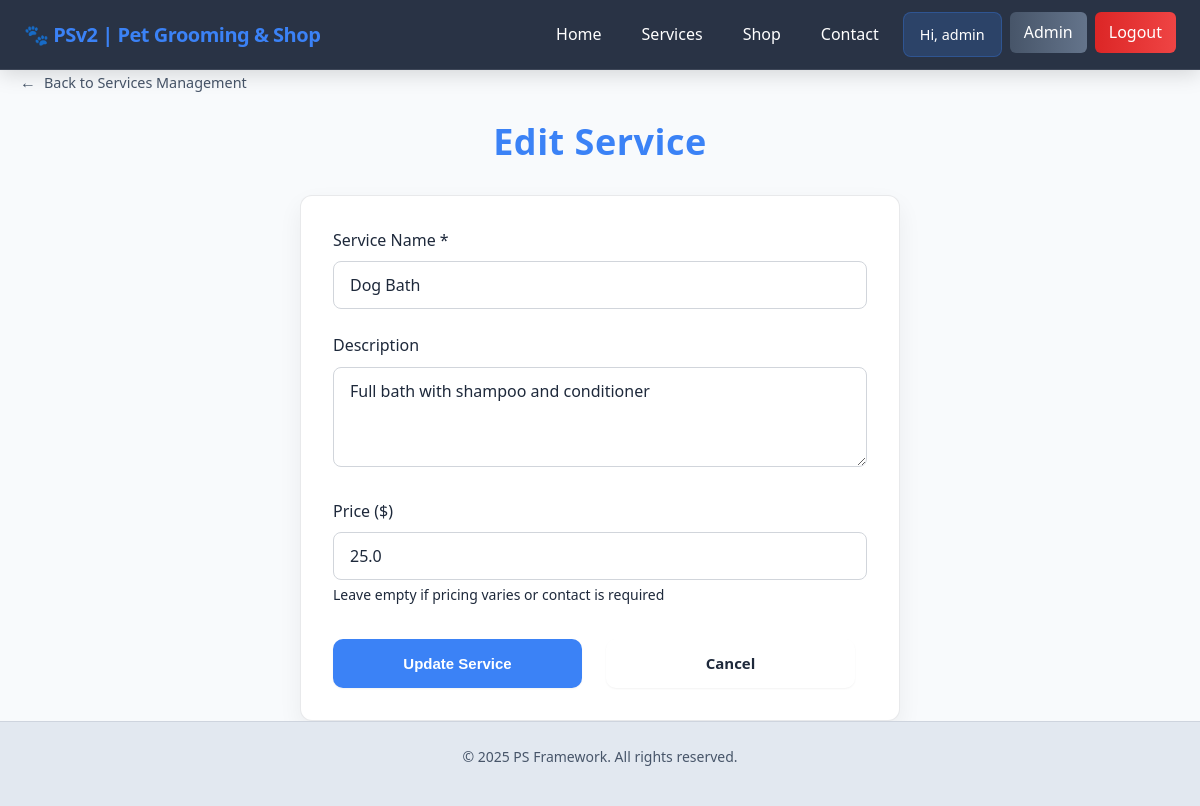
Page /admin/services/edit/5 (signed in) on the committed database.
### app/models.py (models this page shows, shortened)
class User(UserMixin, db.Model):
    id = db.Column(db.Integer, primary_key=True)
    username = db.Column(db.String(80), unique=True, nullable=False)
    password = db.Column(db.String(200), nullable=False)
    role = db.Column(db.String(20), default='customer')
    created_at = db.Column(db.DateTime, default=datetime.utcnow)

class Service(db.Model):
    id = db.Column(db.Integer, primary_key=True)
    name = db.Column(db.String(100), nullable=False)
    description = db.Column(db.Text)
    price = db.Column(db.Float)

### app/routes/admin/services.py (the view)
@admin_services_bp.route('/edit/<int:id>', methods=['GET'])
@admin_required
def edit_service(id):
    service = Service.query.get_or_404(id)
    return render_template('admin/edit_service.html', service=service)

### app/templates/admin/edit_service.html (shortened to what this page needs)
{% extends "base.html" %}
{% block extra_css %}
<link rel="stylesheet" href="{{ url_for('static', filename='css/admin.css') }}">
<link rel="stylesheet" href="{{ url_for('static', filename='css/forms.css') }}">
{% endblock %}
{% block content %}
<a href="/admin/services" class="back-link">Back to Services Management</a>
<div class="page-header">
    <h1 class="page-title">Edit Service</h1>
</div>
<div class="form-container">
    <form method="POST" action="{{ url_for('admin_services.update_service', id=service.id) }}">
        <div class="form-group">
            <label for="name">
                Service Name <span class="required">*</span>
            </label>
            <input
                type="text"
                id="name"
                name="name"
                required
                placeholder="e.g., Dog Grooming, Website Design"
                value="{{ request.form.name if request.form.name else service.name }}"
            >
        </div>
        <div class="form-group">
            <label for="description">
                Description
            </label>
            <textarea
                id="description"
                name="description"
                placeholder="Describe your service offering..."
            >{{ request.form.description if request.form.description else (service.description or '') }}</textarea>
        </div>
        <div class="form-group">
            <label for="price">
                Price ($)
            </label>
            <input
                type="number"
                id="price"
                name="price"
                step="0.01"
                min="0"
                placeholder="0.00"
                value="{{ request.form.price if request.form.price else (service.price or '') }}"
            >
            <small>Leave empty if pricing varies or contact is required</small>
        </div>
        <div class="form-actions">
            <button type="submit" class="btn btn-primary">
                Update Service
            </button>
            <a href="/admin/services" class="btn btn-secondary">
                Cancel
            </a>
        </div>
    </form>
</div>
{% endblock %}

### app/templates/base.html (shortened to what this page needs)
<!DOCTYPE html>
<html lang="en">
<head>
    <link rel="stylesheet" href="{{ url_for('static', filename='css/base.css') }}">
    <link rel="stylesheet" href="{{ url_for('static', filename='css/navbar.css') }}">
    <link rel="stylesheet" href="{{ url_for('static', filename='css/theme.css') }}">
    {% block extra_css %}{% endblock %}
</head>
<body>
    <nav class="navbar">
        <div class="nav-brand">
            <a href="/">🐾 PSv2 | Pet Grooming & Shop</a>
        </div>
        <ul class="nav-links" id="navLinks">
            <li><a href="/" class="{% if request.path == '/' %}active{% endif %}">Home</a></li>
            <li><a href="/services" class="{% if request.path == '/services' %}active{% endif %}">Services</a></li>
            <li><a href="{{ url_for('shop_bp.shop') }}" class="{% if request.path == url_for('shop_bp.shop') %}active{% endif %}">Shop</a></li>
            <li><a href="{{ url_for('contact_bp.contact') }}" class="{% if request.path == url_for('contact_bp.contact') %}active{% endif %}">Contact</a></li>
            {% if current_user.is_authenticated %}
                <li><span class="nav-greeting">Hi, {{ current_user.username }}</span></li>
                {% if current_user.role == 'admin' %}
                    <li><a href="{{ url_for('admin.dashboard') }}" class="admin-link">Admin</a></li>
                {% endif %}
                <li><a href="{{ url_for('auth_bp.logout') }}" class="logout-link">Logout</a></li>
            {% else %}
                <li><a href="{{ url_for('auth_bp.login') }}" class="{% if request.path == url_for('auth_bp.login') %}active{% endif %}">Login</a></li>
                <li><a href="{{ url_for('auth_bp.register') }}" class="{% if request.path == url_for('auth_bp.register') %}active{% endif %}">Register</a></li>
            {% endif %}
        </ul>
    </nav>
    <main class="main">
        <div class="container">
            <div class="page-content">
                {% block content %}{% endblock %}
            </div>
        </div>
    </main>
    <footer class="footer">
        <div class="footer-content">
            <p>&copy; 2025 PS Framework. All rights reserved.</p>
        </div>
    </footer>
</body>
</html>

### app/static/css/base.css (style rules this page uses)
* { margin: 0; padding: 0; box-sizing: border-box; }
:root { --bg-primary: #0f172a; --bg-secondary: #1e293b; --text-primary: #f1f5f9; --text-secondary: #cbd5e1; --text-muted: #9ca3af; --accent: #93c5fd; --accent-hover: #60a5fa; --border: rgba(241, 245, 249, 0.1); --shadow: rgba(0, 0, 0, 0.25); --blur-bg: rgba(30, 41, 59, 0.9); --navbar-bg: rgba(30, 41, 59, 0.95); --brand-primary: #3b82f6; --brand-secondary: #1e40af; --brand-accent: #60a5fa; }
html { scroll-behavior: smooth; }
body { font-family: 'Segoe UI', Tahoma, Geneva, Verdana, sans-serif; background: var(--bg-primary); color: var(--text-primary); line-height: 1.6; min-height: 100vh; display: flex; flex-direction: column; }
h1, h2, h3, h4, h5, h6 { font-weight: 600; line-height: 1.2; margin-bottom: 0.5em; }
p { margin-bottom: 1em; }
a { color: var(--accent); text-decoration: none; transition: color 0.3s ease; }
.container { max-width: 1200px; margin: 0 auto; padding: 0 20px; }
.page-content { animation: fadeIn 0.6s ease-out; }
.btn { display: inline-block; padding: 12px 24px; font-weight: 500; text-align: center; border: none; border-radius: 8px; cursor: pointer; transition: all 0.3s ease; text-decoration: none; font-size: 16px; }
.btn-primary { background: var(--accent); color: white; }
.btn-secondary { background: var(--bg-secondary); color: var(--text-primary); border: 1px solid var(--border); }
.footer { background: var(--bg-secondary); border-top: 1px solid var(--border); padding: 24px; text-align: center; margin-top: auto; }
.footer-content { max-width: 1200px; margin: 0 auto; color: var(--text-secondary); font-size: 14px; }
@media (prefers-color-scheme: light) { :root { --bg-primary: #f8fafc; --bg-secondary: #e2e8f0; --text-primary: #1e293b; --text-secondary: #475569; --accent: #3b82f6; --accent-hover: #2563eb; --border: rgba(30, 41, 59, 0.1); --shadow: rgba(0, 0, 0, 0.1); --blur-bg: rgba(248, 250, 252, 0.8); } }

### app/static/css/navbar.css (style rules this page uses)
.navbar { position: fixed; top: 0; left: 0; right: 0; z-index: 1000; background: rgba(30, 41, 59, 0.95); backdrop-filter: blur(12px); border-bottom: 1px solid rgba(241, 245, 249, 0.1); box-shadow: 0 4px 20px rgba(0, 0, 0, 0.15); padding: 0 24px; height: 70px; display: flex; align-items: center; justify-content: space-between; transition: all 0.3s ease-in-out; }
.nav-brand { font-size: 20px; font-weight: 700; color: #ffffff; text-decoration: none; letter-spacing: -0.025em; transition: color 0.3s ease; display: flex; align-items: center; gap: 8px; }
.nav-links { display: flex; list-style: none; gap: 8px; margin: 0; padding: 0; }
.nav-links li { position: relative; }
.nav-links a { display: block; padding: 10px 16px; text-decoration: none; color: #ffffff; font-weight: 500; border-radius: 8px; transition: all 0.25s ease; position: relative; overflow: hidden; }
.admin-link { background: linear-gradient(90deg, #475569, #64748b) !important; color: #ffffff !important; padding: 8px 14px !important; border-radius: 6px !important; font-weight: 500 !important; transition: all 0.3s ease !important; }
.logout-link { background: linear-gradient(90deg, #dc2626, #ef4444) !important; color: #ffffff !important; padding: 8px 14px !important; border-radius: 6px !important; font-weight: 500 !important; transition: all 0.3s ease !important; }
.nav-greeting { display: block; padding: 10px 16px; color: #ffffff; font-weight: 500; font-size: 0.9rem; background: rgba(59, 130, 246, 0.2); border-radius: 8px; border: 1px solid rgba(59, 130, 246, 0.3); white-space: nowrap; }
.main { padding-top: 70px; transition: padding-top 0.3s ease-in-out; }

### app/static/css/admin.css (style rules this page uses)
.back-link { display: inline-flex; align-items: center; text-decoration: none; color: var(--text-secondary); margin-bottom: 1.5rem; transition: all 0.3s ease; font-weight: 500; font-size: 0.9rem; }
.back-link::before { content: "← "; margin-right: 8px; font-size: 16px; }

### rows in the picture
User: username "admin"
Service: name "Dog Bath", description "Full bath with shampoo and conditioner", price "25.0"
